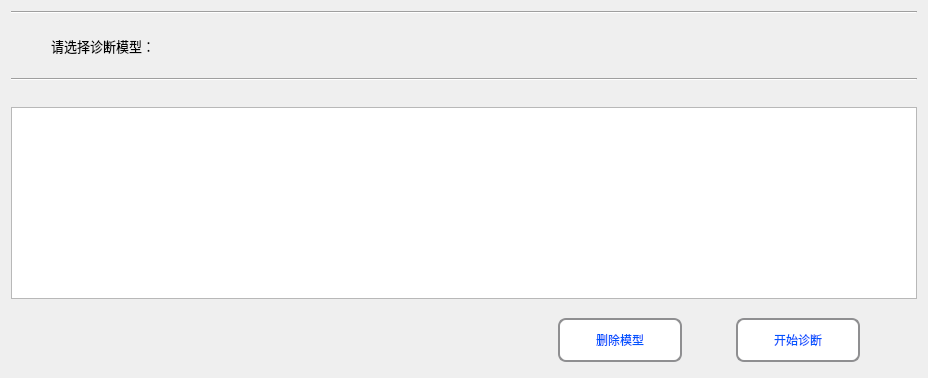
      <widget class="QWidget" name="page_main_select_model">
       <property name="font">
        <font>
         <pointsize>9</pointsize>
        </font>
       </property>
       <property name="styleSheet">
        <string notr="true">QWidget#page_main_select_model{
border-image: url(:/new/prefix1/Diagnosis_Image/BG_new.png);}
</string>
       </property>
       <layout class="QVBoxLayout" name="verticalLayout_2">
        <item>
         <widget class="Line" name="line_select_known_test_8">
          <property name="orientation">
           <enum>Qt::Horizontal</enum>
          </property>
         </widget>
        </item>
        <item>
         <widget class="QWidget" name="widget_select_known_test_8" native="true">
          <property name="maximumSize">
           <size>
            <width>16777215</width>
            <height>60</height>
           </size>
          </property>
          <layout class="QHBoxLayout" name="horizontalLayout_70">
           <property name="leftMargin">
            <number>40</number>
           </property>
           <property name="topMargin">
            <number>6</number>
           </property>
           <property name="rightMargin">
            <number>11</number>
           </property>
           <property name="bottomMargin">
            <number>6</number>
           </property>
           <item>
            <widget class="QLabel" name="label_known_test_searching_7">
             <property name="minimumSize">
              <size>
               <width>260</width>
               <height>40</height>
              </size>
             </property>
             <property name="maximumSize">
              <size>
               <width>260</width>
               <height>40</height>
              </size>
             </property>
             <property name="font">
              <font>
               <family>微软雅黑</family>
               <pointsize>10</pointsize>
              </font>
             </property>
             <property name="text">
              <string>请选择诊断模型：</string>
             </property>
            </widget>
           </item>
           <item>
            <spacer name="horizontalSpacer_tool_serch_11">
             <property name="orientation">
              <enum>Qt::Horizontal</enum>
             </property>
             <property name="sizeHint" stdset="0">
              <size>
               <width>374</width>
               <height>20</height>
              </size>
             </property>
            </spacer>
           </item>
          </layout>
         </widget>
        </item>
        <item>
         <widget class="Line" name="line_select_known_test_7">
          <property name="orientation">
           <enum>Qt::Horizontal</enum>
          </property>
         </widget>
        </item>
        <item>
         <spacer name="horizontalSpacer_26">
          <property name="orientation">
           <enum>Qt::Horizontal</enum>
          </property>
          <property name="sizeHint" stdset="0">
           <size>
            <width>906</width>
            <height>20</height>
           </size>
          </property>
         </spacer>
        </item>
        <item>
         <widget class="QTableView" name="tableView_model_select">
          <property name="font">
           <font>
            <pointsize>9</pointsize>
           </font>
          </property>
          <property name="styleSheet">
           <string notr="true">QTableView{
    alternate-background-color: rgb(244, 248, 251);
    selection-background-color: rgb(241, 249, 226);
    selection-color: black;

}
QTableView::item:!alternate:!selected{
    background-color: rgb(255, 255, 255);
}</string>
          </property>
          <property name="selectionBehavior">
           <enum>QAbstractItemView::SelectRows</enum>
          </property>
          <property name="gridStyle">
           <enum>Qt::SolidLine</enum>
          </property>
          <property name="wordWrap">
           <bool>true</bool>
          </property>
          <attribute name="verticalHeaderDefaultSectionSize">
           <number>31</number>
          </attribute>
         </widget>
        </item>
        <item>
         <widget class="QWidget" name="widget_model_select_2" native="true">
          <layout class="QHBoxLayout" name="horizontalLayout_9">
           <item>
            <spacer name="horizontalSpacer_83">
             <property name="orientation">
              <enum>Qt::Horizontal</enum>
             </property>
             <property name="sizeHint" stdset="0">
              <size>
               <width>28</width>
               <height>20</height>
              </size>
             </property>
            </spacer>
           </item>
           <item>
            <spacer name="horizontalSpacer_80">
             <property name="orientation">
              <enum>Qt::Horizontal</enum>
             </property>
             <property name="sizeHint" stdset="0">
              <size>
               <width>35</width>
               <height>20</height>
              </size>
             </property>
            </spacer>
           </item>
           <item>
            <spacer name="horizontalSpacer_84">
             <property name="orientation">
              <enum>Qt::Horizontal</enum>
             </property>
             <property name="sizeHint" stdset="0">
              <size>
               <width>17</width>
               <height>20</height>
              </size>
             </property>
            </spacer>
           </item>
           <item>
            <spacer name="horizontalSpacer_133">
             <property name="orientation">
              <enum>Qt::Horizontal</enum>
             </property>
             <property name="sizeHint" stdset="0">
              <size>
               <width>35</width>
               <height>20</height>
              </size>
             </property>
            </spacer>
           </item>
           <item>
            <spacer name="horizontalSpacer_146">
             <property name="orientation">
              <enum>Qt::Horizontal</enum>
             </property>
             <property name="sizeHint" stdset="0">
              <size>
               <width>34</width>
               <height>20</height>
              </size>
             </property>
            </spacer>
           </item>
           <item>
            <spacer name="horizontalSpacer_147">
             <property name="orientation">
              <enum>Qt::Horizontal</enum>
             </property>
             <property name="sizeHint" stdset="0">
              <size>
               <width>35</width>
               <height>20</height>
              </size>
             </property>
            </spacer>
           </item>
           <item>
            <spacer name="horizontalSpacer_148">
             <property name="orientation">
              <enum>Qt::Horizontal</enum>
             </property>
             <property name="sizeHint" stdset="0">
              <size>
               <width>54</width>
               <height>20</height>
              </size>
             </property>
            </spacer>
           </item>
           <item>
            <spacer name="horizontalSpacer_149">
             <property name="orientation">
              <enum>Qt::Horizontal</enum>
             </property>
             <property name="sizeHint" stdset="0">
              <size>
               <width>53</width>
               <height>20</height>
              </size>
             </property>
            </spacer>
           </item>
           <item>
            <spacer name="horizontalSpacer_150">
             <property name="orientation">
              <enum>Qt::Horizontal</enum>
             </property>
             <property name="sizeHint" stdset="0">
              <size>
               <width>44</width>
               <height>20</height>
              </size>
             </property>
            </spacer>
           </item>
           <item>
            <spacer name="horizontalSpacer_151">
             <property name="orientation">
              <enum>Qt::Horizontal</enum>
             </property>
             <property name="sizeHint" stdset="0">
              <size>
               <width>39</width>
               <height>20</height>
              </size>
             </property>
            </spacer>
           </item>
           <item>
            <spacer name="horizontalSpacer_152">
             <property name="orientation">
              <enum>Qt::Horizontal</enum>
             </property>
             <property name="sizeHint" stdset="0">
              <size>
               <width>17</width>
               <height>20</height>
              </size>
             </property>
            </spacer>
           </item>
           <item>
            <widget class="QToolButton" name="toolButton_delete_model">
             <property name="minimumSize">
              <size>
               <width>124</width>
               <height>44</height>
              </size>
             </property>
             <property name="maximumSize">
              <size>
               <width>100</width>
               <height>35</height>
              </size>
             </property>
             <property name="styleSheet">
              <string notr="true">QToolButton { 
    border: 2px solid #8f8f91;
    border-radius: 8px;
    min-width: 120px;
    min-height: 40px;
	background-color: rgb(255, 255, 255);
	color: rgb(0, 85, 255);
	font: 75 12pt &quot;微软雅黑&quot;;
 }
QToolButton:pressed {
    border: 2px solid #8f8f91;
    border-radius: 6px; 
    background-color: rgb(255, 255, 255);
    min-width: 120px;
    min-height: 40px;
	color: rgb(0, 85, 255);
	font: 75 10pt &quot;微软雅黑&quot;;
}</string>
             </property>
             <property name="text">
              <string>删除模型</string>
             </property>
            </widget>
           </item>
           <item>
            <spacer name="horizontalSpacer_153">
             <property name="orientation">
              <enum>Qt::Horizontal</enum>
             </property>
             <property name="sizeHint" stdset="0">
              <size>
               <width>34</width>
               <height>20</height>
              </size>
             </property>
            </spacer>
           </item>
           <item>
            <widget class="QToolButton" name="toolButton_start_diagnosis">
             <property name="minimumSize">
              <size>
               <width>124</width>
               <height>44</height>
              </size>
             </property>
             <property name="maximumSize">
              <size>
               <width>100</width>
               <height>35</height>
              </size>
             </property>
             <property name="styleSheet">
              <string notr="true">QToolButton { 
    border: 2px solid #8f8f91;
    border-radius: 8px; 
    min-width: 120px;
    min-height: 40px;
	background-color: rgb(255, 255, 255);
	color: rgb(0, 85, 255);
	font: 75 12pt &quot;微软雅黑&quot;;
 }
QToolButton:pressed {
    border: 2px solid #8f8f91;
    border-radius: 6px; 
    background-color: rgb(255, 255, 255);
    min-width: 120px;
    min-height: 40px;
	color: rgb(0, 85, 255);
	font: 75 10pt &quot;微软雅黑&quot;;
}</string>
             </property>
             <property name="text">
              <string>开始诊断</string>
             </property>
            </widget>
           </item>
           <item>
            <spacer name="horizontalSpacer_154">
             <property name="orientation">
              <enum>Qt::Horizontal</enum>
             </property>
             <property name="sizeHint" stdset="0">
              <size>
               <width>40</width>
               <height>20</height>
              </size>
             </property>
            </spacer>
           </item>
          </layout>
         </widget>
        </item>
       </layout>
      </widget>
